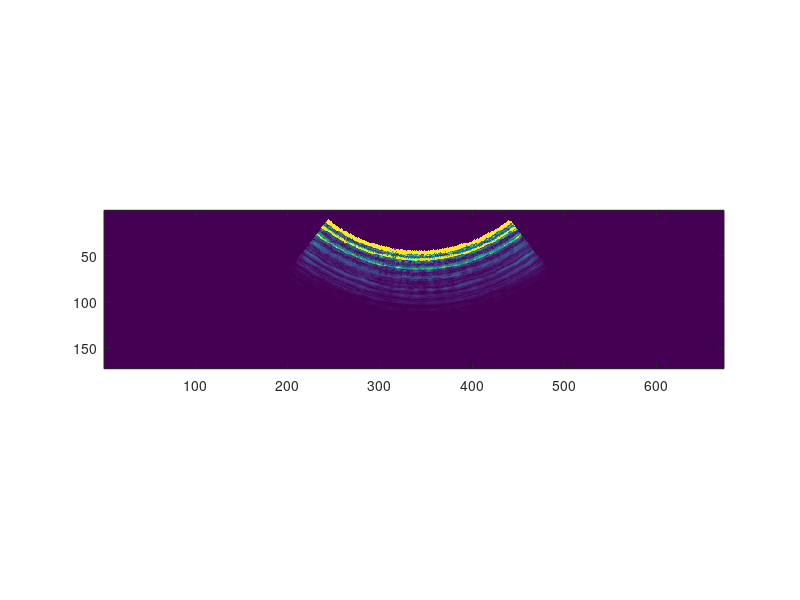
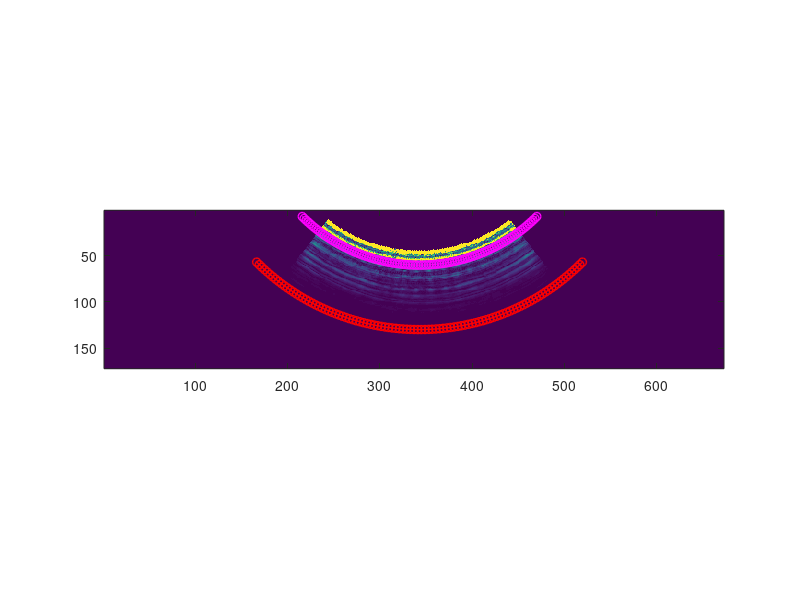
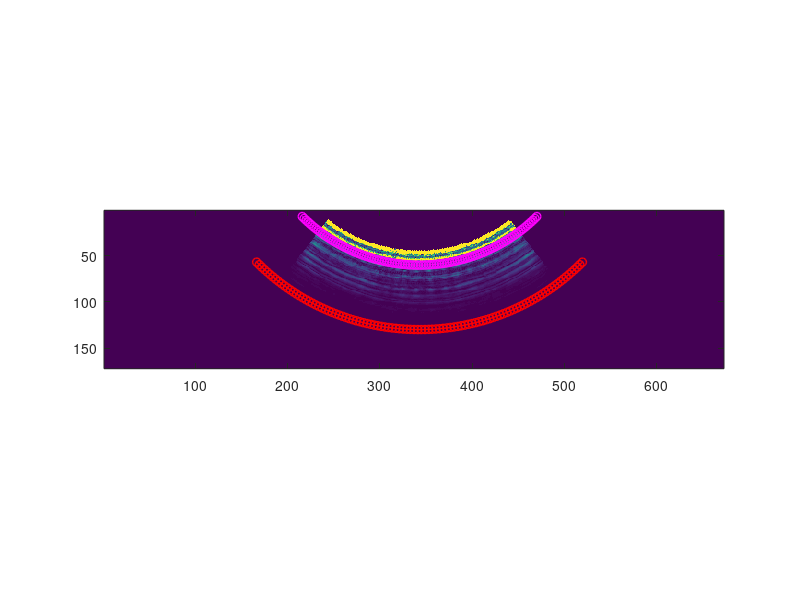

The MATLAB source for these figures, in order: (Note: this script raises an error after producing the figures.)


clear


load SoundCheckImageData_00050.mat

figure, imagesc(imgData), axis image


%=========================================================================
% Arc Test

figure, imagesc(imgData), axis image
hold on

center = [343, -120];       % Center of the circle (x,y)

% Arc 1: Sample points
% Parameters for the arc
radius = 250;
theta1 = -pi/4 + pi/2;      % Start angle (radians)
theta2 = pi/4 + pi/2;       % End angle (radians)

% Generate 100 points
theta = linspace(theta1, theta2, 100);
x = center(1) + radius * cos(theta);
y = center(2) + radius * sin(theta);

% Plot the arc
plot(x, y, 'r-o', 'LineWidth', 1);



% Arc 2: Transducer check
% Parameters for the arc
radius = 180;
theta1 = -pi/4 + pi/2;      % Start angle (radians)
theta2 = pi/4 + pi/2;       % End angle (radians)

% Generate 100 points
theta = linspace(theta1, theta2, 100);
x = center(1) + radius * cos(theta);
y = center(2) + radius * sin(theta);

% Plot the arc
plot(x, y, 'm-o', 'LineWidth', 1);

%=========================================================================



%=========================================================================
% Arc Sampling

figure, imagesc(imgData), axis image
hold on

center = [343, -120]       % Center of the circle (x,y)

% Arc 1: Transducer check
%
% Parameters for the arc
radius = 180;
theta1 = -pi/4 + pi/2;      % Start angle (radians)
theta2 = pi/4 + pi/2;       % End angle (radians)

% Generate 100 points
theta = linspace(theta1, theta2, 100);
x = center(1) + radius * cos(theta);
y = center(2) + radius * sin(theta);

% Plot the arc
plot(x, y, 'm-o', 'LineWidth', 1);



% Arc 2: Sample points
%
% Parameters for the arc
radius = 250;
theta1 = -pi/4 + pi/2;      % Start angle (radians)
theta2 = pi/4 + pi/2;       % End angle (radians)

% Generate 100 points
theta = linspace(theta1, theta2, 100);
x = center(1) + radius * cos(theta);
y = center(2) + radius * sin(theta);

% Plot the arc
plot(x, y, 'r-o', 'LineWidth', 1);



arcx = x;
arcy = y;

ip_out = [];

% Sample lines
for i = 1:100
    
    ip = improfile(imgData, [center(1) arcx(i)], [center(2) arcy(i)], 200);

    ip_out(i,:) = ip';

    plot([center(1) arcx(i)], [center(2) arcy(i)], 'x:g')

end

figure
plot(ip_out')

figure, imagesc(ip_out')

figure
surf(ip_out'), shading interp

%=========================================================================




% Generalize calculation of Center of Rotation

% Threshold of image data
% - binary mask
thr = graythresh(imgData);
tt = imbinarize(imgData, thr);
figure, imshow(tt)
title('Binary Mask')

ee = edge(tt);
figure, imshow(ee)
title('Edge Detection')


% Find intersection of vectors along edges of the sector
% - use 'polyxpoly'
